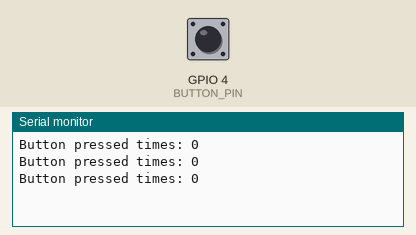
A program run on a simulated ESP32-S3. On the bench: the last lines printed to the serial monitor. The test bench sets the inputs (shaded band); at power-on: GPIO 4 (BUTTON_PIN) HIGH.

Above: at 2.2 s.
2.3 s: GPIO 4 (BUTTON_PIN) pulled LOW for 0.15 s
At 2.9 s:
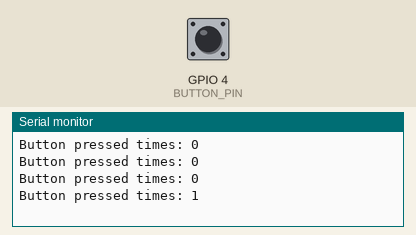
3.9 s: GPIO 4 (BUTTON_PIN) pulled LOW for 1 s
At 4.4 s:
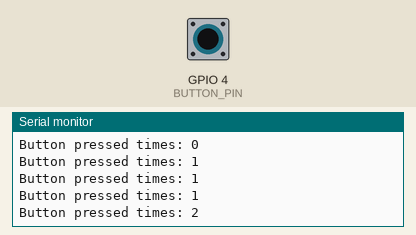
6.4 s: GPIO 4 (BUTTON_PIN) pulled LOW for 0.15 s
At 6.9 s:
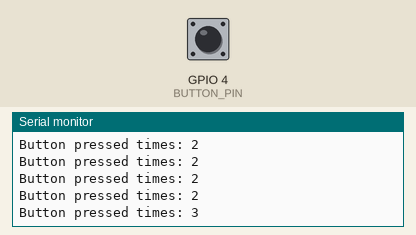
Timing chart, 0 to 9.4 s (numbered marks = the images above; inputs shaded):
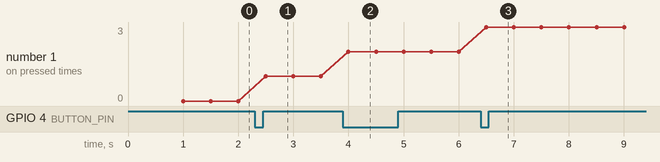

The program:

main.cpp
```cpp
#include <Arduino.h>

// ========== TASK 1 =============

class AppConfig
{
public:
  // --- Pins ---
  static constexpr uint8_t BUTTON_PIN = 4;

  // --- System settings ---
  static constexpr uint32_t SERIAL_BAUD_RATE = 115200;
  static constexpr uint32_t STARTUP_DELAY_MS = 1e3;
};

volatile uint32_t buttonPressedCount = 0;

void IRAM_ATTR handleButtonPressDown()
{
  ++buttonPressedCount;
}

void setup()
{
  Serial.begin(AppConfig::SERIAL_BAUD_RATE);
  delay(AppConfig::STARTUP_DELAY_MS);
  pinMode(AppConfig::BUTTON_PIN, INPUT_PULLUP);
  attachInterrupt(digitalPinToInterrupt(AppConfig::BUTTON_PIN), handleButtonPressDown, FALLING);
}

uint32_t ts = millis();

void loop()
{
  Serial.print("Button pressed times: ");
  Serial.println(buttonPressedCount);
  delay(500);
}

// ========== TASK 2 =============

// class AppConfig
// {
// public:
//   // --- Pins ---
//   static constexpr uint8_t BUTTON_PIN = 4;

//   // --- System settings ---
//   static constexpr uint32_t SERIAL_BAUD_RATE = 115200;
//   static constexpr uint32_t STARTUP_DELAY_MS = 1e3;

//   static constexpr uint32_t BUTTON_DEBOUNCE = 25;
// };

// volatile bool isPressed = false;
// uint32_t buttonPressedCount = 0;

// void IRAM_ATTR handleButtonPressDown()
// {
//   isPressed = true;
// }

// void setup()
// {
//   Serial.begin(AppConfig::SERIAL_BAUD_RATE);
//   delay(AppConfig::STARTUP_DELAY_MS);
//   pinMode(AppConfig::BUTTON_PIN, INPUT_PULLUP);
//   attachInterrupt(digitalPinToInterrupt(AppConfig::BUTTON_PIN), handleButtonPressDown, FALLING);
// }

// uint32_t ts = millis();

// void loop()
// {
//   if (isPressed)
//   {
//     isPressed = false;
//     const uint32_t currentTs = millis();
//     if (currentTs - ts >= AppConfig::BUTTON_DEBOUNCE)
//     {
//       ts = millis();
//       buttonPressedCount++;
//       Serial.print("Button pressed times: ");
//       Serial.println(buttonPressedCount);
//     }
//   }
// }

// ========== TASK 3 =============

// class AppConfig
// {
// public:
//   // --- Pins ---
//   static constexpr uint8_t BUTTON_PIN = 4;

//   // --- System settings ---
//   static constexpr uint32_t SERIAL_BAUD_RATE = 115200;
//   static constexpr uint32_t STARTUP_DELAY_MS = 1e3;
// };

// volatile bool buttonPressed = false;
// uint32_t buttonPressedCount = 0;

// void IRAM_ATTR handleButtonPressDown()
// {
//   buttonPressed = true;
// }

// void setup()
// {
//   Serial.begin(AppConfig::SERIAL_BAUD_RATE);
//   delay(AppConfig::STARTUP_DELAY_MS);
//   pinMode(AppConfig::BUTTON_PIN, INPUT_PULLUP);
//   attachInterrupt(digitalPinToInterrupt(AppConfig::BUTTON_PIN), handleButtonPressDown, FALLING);
// }

// void loop()
// {
//   if (buttonPressed)
//   {
//     buttonPressedCount++;
//     buttonPressed = false;
//     Serial.print("Button pressed times: ");
//     Serial.println(buttonPressedCount);
//   }
// }

// ========== TASK 4 =============

// class AppConfig
// {
// public:
//   // --- Pins ---
//   static constexpr uint8_t BUTTON_PIN = 4;

//   // --- System settings ---
//   static constexpr uint32_t SERIAL_BAUD_RATE = 115200;
//   static constexpr uint32_t STARTUP_DELAY_MS = 1e3;

//   static constexpr uint32_t BUTTON_DELAY_MS = 50;
// };

// enum class ButtonState
// {
//   UP,
//   GOING_DOWN,
//   DOWN,
//   GOING_UP
// };

// class Button
// {
// private:
//   ButtonState buttonState_{ButtonState::UP};
//   ButtonState prevButtonState_{ButtonState::UP};
//   uint8_t pin_;
//   uint32_t delay_;
//   uint32_t ts_{millis()};

// public:
//   explicit Button(uint8_t pin, uint32_t delay) : pin_(pin), delay_(delay) {};

//   void init()
//   {
//     pinMode(pin_, INPUT_PULLUP);
//   }

//   void listen()
//   {
//     const bool isPressed = (digitalRead(pin_) == LOW);
//     const uint32_t currentTs = millis();
//     prevButtonState_ = buttonState_;
//     switch (buttonState_)
//     {
//     case ButtonState::UP:
//       if (isPressed)
//       {
//         buttonState_ = ButtonState::GOING_DOWN;
//         ts_ = millis();
//       };
//       break;
//     case ButtonState::GOING_DOWN:
//       if (currentTs - ts_ >= delay_)
//       {
//         if (isPressed)
//         {
//           buttonState_ = ButtonState::DOWN;
//         }
//         else
//         {
//           buttonState_ = ButtonState::UP;
//         }
//       }
//         break;
//     case ButtonState::DOWN:
//       if (!isPressed)
//       {
//         buttonState_ = ButtonState::GOING_UP;
//         ts_ = millis();
//       }
//       break;
//     case ButtonState::GOING_UP:
//       if (currentTs - ts_ >= delay_)
//       {
//         if (isPressed)
//         {
//           buttonState_ = ButtonState::DOWN;
//         }
//         else
//         {
//           buttonState_ = ButtonState::UP;
//         }
//       }
//         break;

//     default:
//       break;
//     }
//   }

//   ButtonState getState() const
//   {
//     return buttonState_;
//   }
//   ButtonState getPrevState() const
//   {
//     return prevButtonState_;
//   }
// };

// Button button(AppConfig::BUTTON_PIN, AppConfig::BUTTON_DELAY_MS);

// uint32_t buttonPressedCount = 0;

// void setup()
// {
//   Serial.begin(AppConfig::SERIAL_BAUD_RATE);
//   delay(AppConfig::STARTUP_DELAY_MS);
//   button.init();
// }

// void loop()
// {
//   button.listen();

//   if (button.getState() == ButtonState::DOWN && button.getPrevState() == ButtonState::GOING_DOWN)
//   {
//     buttonPressedCount++;
//     Serial.print("Button pressed times: ");
//     Serial.println(buttonPressedCount);
//   }
// }
```

Measured:
- after the input at 2.3 s, the serial monitor: prints a new line after 0.20 s (image 1)
- after the input at 3.9 s, the serial monitor: prints a new line after 0.10 s (image 2)
- after the input at 6.4 s, the serial monitor: prints a new line after 0.10 s (image 3)
- plotted number 1: 0 → 1 after the input at 2.3 s, 1 → 2 after the input at 3.9 s, 2 → 3 after the input at 6.4 s
